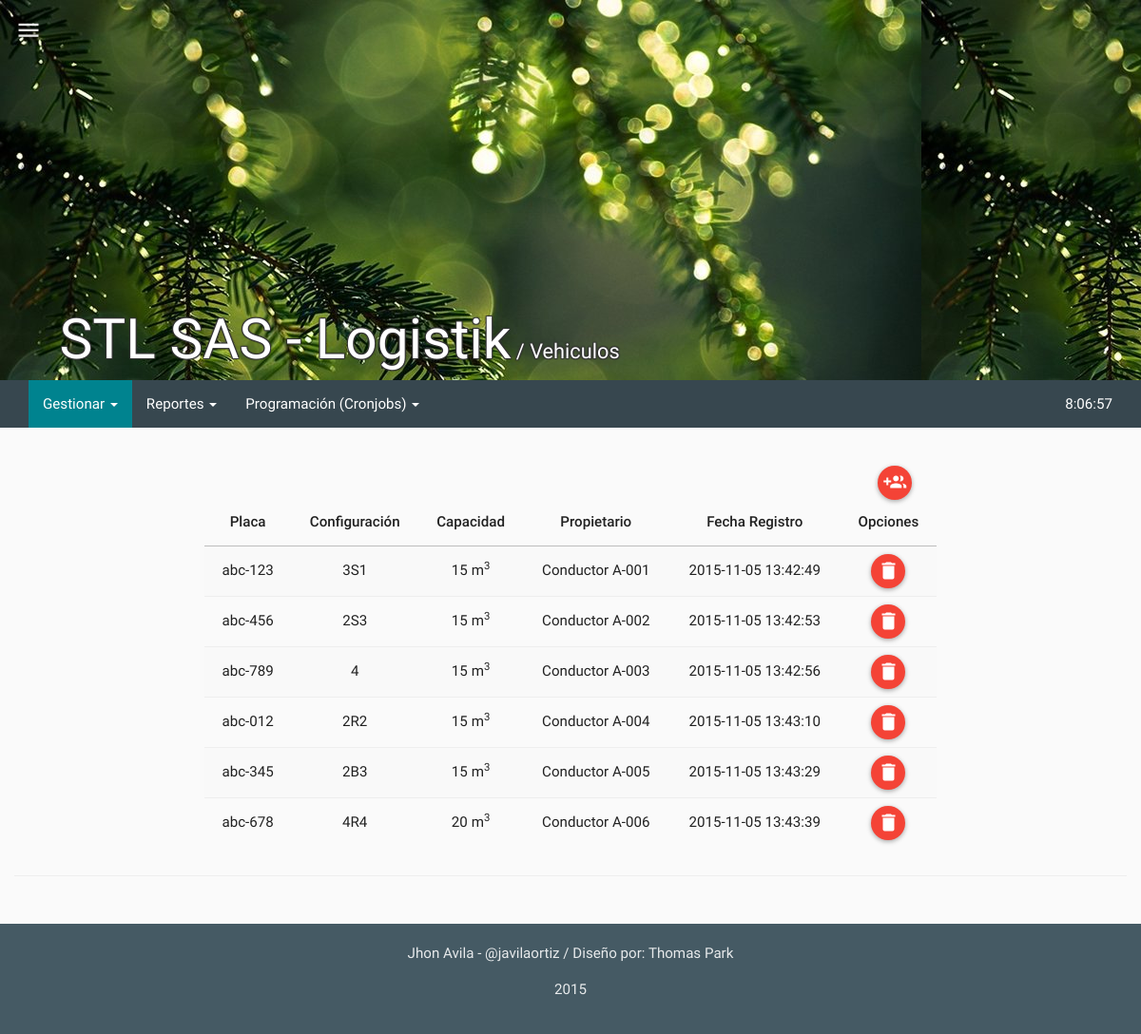
The app's page /mods/vehiculos/vehiculos.php (signed in) with its own data.
### tables this page shows
CREATE TABLE IF NOT EXISTS `tbl_vehiculos` (
  `ve_id` int(11) NOT NULL,
  `ve_tipo_vehiculo` varchar(11) NOT NULL,
  `ve_modelo` int(11) NOT NULL,
  `ve_marca` varchar(40) NOT NULL,
  `ve_color` varchar(40) NOT NULL,
  `ve_nro_motor` varchar(30) NOT NULL,
  `ve_nro_chasis` varchar(30) NOT NULL,
  `ve_soat` varchar(60) NOT NULL,
  `ve_soat_nro` varchar(60) NOT NULL,
  `ve_soat_vence` date NOT NULL,
  `ve_tecno` varchar(60) NOT NULL,
  `ve_tecno_vence` date NOT NULL,
  `ve_empresa` varchar(60) NOT NULL,
  `ve_empresa_telefono` varchar(60) NOT NULL,
  `ve_t_op` varchar(30) NOT NULL COMMENT 'Tarjeta de Operación',
  `ve_placa` varchar(10) NOT NULL,
  `ve_remolque_tipo` varchar(30) NOT NULL,
  `ve_remolque_color` varchar(20) NOT NULL,
  `ve_remolque_marca` varchar(60) NOT NULL,
  `ve_pe_id` int(11) NOT NULL,
  `ve_timestamp` timestamp NOT NULL DEFAULT CURRENT_TIMESTAMP ON UPDATE CURRENT_TIMESTAMP,
  `ve_capacidad_m3` float NOT NULL,
  `ve_tipo_llanta_traccion` varchar(60) NOT NULL,
  `ve_tipo_llanta_direccional` varchar(60) NOT NULL,
  `ve_linea` varchar(60) NOT NULL,
  `ve_created` int(11) NOT NULL,
  `ve_estado` int(11) NOT NULL
);

CREATE TABLE IF NOT EXISTS `tbl_personas` (
  `pe_id` int(11) NOT NULL,
  `pe_nombre` varchar(60) NOT NULL,
  `pe_tel` varchar(60) NOT NULL,
  `pe_cedula` varchar(20) NOT NULL,
  `pe_licencia` varchar(60) NOT NULL,
  `pe_licencia_vigencia` date NOT NULL,
  `pe_dir` varchar(80) NOT NULL,
  `pe_cel` varchar(60) NOT NULL,
  `pe_tipo` int(11) NOT NULL COMMENT '1="propietario" 2="conductor" 3="ambas"',
  `pe_ve_id` int(11) NOT NULL,
  `pe_f1` int(15) NOT NULL,
  `pe_f2` int(15) NOT NULL,
  `pe_f3` int(15) NOT NULL,
  `pe_timestamp` timestamp NOT NULL DEFAULT CURRENT_TIMESTAMP ON UPDATE CURRENT_TIMESTAMP,
  `pe_created` int(11) NOT NULL,
  `pe_estado` int(11) NOT NULL
);

### php/vehiculos.php (the view, shortened to what this page needs)
<?php
class vehiculos{
  function get_vehiculos(){
    $rt = new route();
    if(isset($_SESSION["ses_id"])){
      $qry='SELECT * FROM tbl_vehiculos AS V
            INNER JOIN tbl_personas AS P ON P.pe_ve_id = V.ve_id
            WHERE V.ve_estado=1;';
      $res = mysql_query($qry);
      $item =" ";
      $script ="<script>$(document).ready(function(){";
      while($row_res = mysql_fetch_assoc($res)) {
        $item.='
              <tr>
                <td>'.$row_res["ve_placa"].'</td>
                <td>'.$row_res["ve_tipo_vehiculo"].'</td>
                <td>'.$row_res["ve_capacidad_m3"].' m<sup>3</sup></td>
                <td>'.$row_res["pe_nombre"].'</td>
                <td>'.$row_res["ve_timestamp"].'</td>
                <td>
                  <div id="del-button" onClick="borrar_usuario('.$row_res["ve_id"].', this)" class="btn btn-floating-mini btn-danger" title="Borrar"><i class="md md-delete"></i> </div>
                </td>
              </tr>
        ';
        $script.='';
      }
      $script.='});</script>';
    }
    else{$rt->routing($rt->path("login"));}
    $html='
          <table class="table table-striped table-hover ">
            <thead>
              <tr>
                <th>Placa</th>
                <th>Configuración</th>
                <th>Capacidad</th>
                <th>Propietario</th>
                <th>Fecha Registro</th>
                <th>Opciones</th>
              </tr>
            </thead>
            <tbody>
              '.$item.'
            </tbody>
          </table>
    ';
    return $script.$html;
  }
}
?>

### records on screen
tbl_vehiculos: ve_placa "abc-123", ve_tipo_vehiculo "3S1", ve_capacidad_m3 "15", tbl_personas.pe_nombre "Conductor A-001", ve_timestamp "2015-11-05 13:42:49"
tbl_vehiculos: ve_placa "abc-456", ve_tipo_vehiculo "2S3", ve_capacidad_m3 "15", tbl_personas.pe_nombre "Conductor A-002", ve_timestamp "2015-11-05 13:42:53"
tbl_vehiculos: ve_placa "abc-789", ve_tipo_vehiculo "4", ve_capacidad_m3 "15", tbl_personas.pe_nombre "Conductor A-003", ve_timestamp "2015-11-05 13:42:56"
tbl_vehiculos: ve_placa "abc-012", ve_tipo_vehiculo "2R2", ve_capacidad_m3 "15", tbl_personas.pe_nombre "Conductor A-004", ve_timestamp "2015-11-05 13:43:10"
tbl_vehiculos: ve_placa "abc-345", ve_tipo_vehiculo "2B3", ve_capacidad_m3 "15", tbl_personas.pe_nombre "Conductor A-005", ve_timestamp "2015-11-05 13:43:29"
tbl_vehiculos: ve_placa "abc-678", ve_tipo_vehiculo "4R4", ve_capacidad_m3 "20", tbl_personas.pe_nombre "Conductor A-006", ve_timestamp "2015-11-05 13:43:39"

### other values on screen
$html_snippet->app_name("001", " / Vehiculos") "STL SAS - Logistik"
$a "/ Vehiculos"
